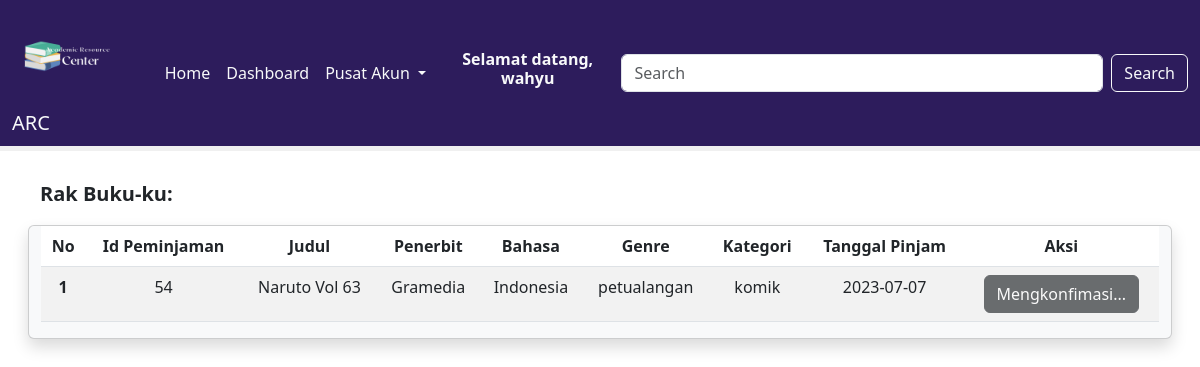
Screenshot of /proyek/rak.php (signed in) with the database file from the repository.
### tables this page shows
CREATE TABLE `buku` (
  `id_buku` int(11) NOT NULL,
  `judul` varchar(50) NOT NULL,
  `foto` text NOT NULL,
  `penerbit` varchar(50) NOT NULL,
  `bahasa` varchar(50) NOT NULL,
  `id_kategori` varchar(11) NOT NULL,
  `id_genre` varchar(11) NOT NULL,
  `deskripsi` text NOT NULL,
  `statuss` varchar(20) NOT NULL
);

CREATE TABLE `peminjaman` (
  `id_peminjaman` int(11) NOT NULL,
  `id_user` int(11) NOT NULL,
  `id_buku` int(11) NOT NULL,
  `judul` varchar(50) NOT NULL,
  `tgl_pinjam` varchar(50) NOT NULL,
  `user_pengembalian` varchar(50) NOT NULL,
  `admin_konfirmasi` varchar(50) NOT NULL
);

CREATE TABLE `genre` (
  `id_genre` varchar(11) NOT NULL,
  `genre` varchar(20) NOT NULL
);

CREATE TABLE `kategori` (
  `id_kategori` varchar(11) NOT NULL,
  `kategori` varchar(20) NOT NULL
);

### proyek/rak.php (the view, shortened to what this page needs)
<?php
include "koneksi.php";
$name = $_SESSION['username'];
$q = "SELECT * FROM users WHERE username = '$name';";
$sql = mysqli_query($connection, $q);
$r = mysqli_fetch_array($sql);
$user = $r['id_user'];
$search = isset($_GET['search']) ? $_GET['search'] : '';
$query = "SELECT * FROM buku
            INNER JOIN peminjaman ON buku.id_buku = peminjaman.id_buku
            INNER JOIN kategori ON buku.id_kategori = kategori.id_kategori
            INNER JOIN genre ON buku.id_genre = genre.id_genre
            WHERE peminjaman.id_user = $user
            AND (buku.judul LIKE '%$search%'
            OR buku.foto LIKE '%$search%'
            OR buku.penerbit LIKE '%$search%'
            OR buku.bahasa LIKE '%$search%'
            OR kategori.kategori LIKE '%$search%'
            OR genre.genre LIKE '%$search%') ORDER BY buku.judul;";
$result = mysqli_query($connection, $query);
?>
<!DOCTYPE html>
<html>
<head>
    <link rel="stylesheet" type="text/css" href="custom.css">
    <link href="https://cdn.jsdelivr.net/npm/bootstrap@5.3.0-alpha3/dist/css/bootstrap.min.css" rel="stylesheet"
>
</head>
<body>
    <nav class="navbar navbar-expand-lg">
        <div class="container-fluid">
            <div>
                <img src="logo.png" width="100" height="100">
                <a class="navbar-brand text-light" href="#">ARC</a>
            </div>
            <div class="collapse navbar-collapse" id="navbarSupportedContent">
                <ul class="navbar-nav me-auto mb-2 mb-lg-0">
                    <li class="nav-item">
                        <a class="nav-link active text-light" aria-current="page" href="index.php">Home</a>
                    </li>
                    <li class="nav-item">
                        <a class="nav-link active text-light" aria-current="page" href="user.php">Dashboard</a>
                    </li>
                    <li class="nav-item dropdown">
                        <a class="nav-link dropdown-toggle text-light" href="#" role="button" data-bs-toggle="dropdown"
                            aria-expanded="false">
                            Pusat Akun
                        </a>
                    </li>
                </ul>
            </div>
            <ul class="navbar-nav">
                <li class="nav-item">
                    <h5 class="nav-link text-center text-light"><strong>Selamat datang,
                            <?php echo $_SESSION['username']; ?>
                        </strong></h5>
                </li>
            </ul>
            <div class="collapse navbar-collapse d-flex justify-content-end" id="pencarian">
                <br>
                <form class="d-flex text-light" role="search" action="rak.php" method="GET">
                    <input class="form-control me-2" type="search" name="search" placeholder="Search"
                        aria-label="Search" size="50">
                    <button class="btn btn-outline-light" type="submit">Search</button>
                </form>
            </div>
        </div>
    </nav>
    <div id="progress-bar">
    </div>
    <div class="row my-4 mx-4 p-1">
        <div class="col-4">
            <p style="text-align: left; font-size:20px"><b>Rak Buku-ku:</b></p>
        </div>
        <div class="card bg-body-tertiary rounded shadow ms-auto">
            <table class="table table table-striped text-center">
                <thead>
                    <tr>
                        <th scope="col">No</th>
                        <th scope="col">Id Peminjaman</th>
                        <th scope="col">Judul</th>
                        <th scope="col">Penerbit</th>
                        <th scope="col">Bahasa</th>
                        <th scope="col">Genre</th>
                        <th scope="col">Kategori</th>
                        <th scope="col">Tanggal Pinjam</th>
                        <th scope="col">Aksi</th>
                    </tr>
                </thead>
                <tbody>
                    <?php
                    if (mysqli_num_rows($result) === 0) {
                        echo '<tr><td colspan="9">Tidak ada data</td></tr>';
                    } else {
                        $i = 1;
                        while ($row = mysqli_fetch_assoc($result)) {
                            $stat_btn = "";
                            $txt_btn = "Kembalikan";
                            if ($row['user_pengembalian'] == "True") {
                                $stat_btn = "disabled";
                                $txt_btn = "Mengkonfimasi...";
                            }
                            echo "<tr>";
                            echo "   <th scope=\"row\">" . $i . "</th>";
                            echo "   <td>" . $row['id_peminjaman'] . "</td>";
                            echo "   <td>" . $row['judul'] . "</td>";
                            echo "   <td>" . $row['penerbit'] . "</td>";
                            echo "   <td>" . $row['bahasa'] . "</td>";
                            echo "   <td>" . $row['genre'] . "</td>";
                            echo "   <td>" . $row['kategori'] . "</td>";
                            echo "   <td>" . $row['tgl_pinjam'] . "</td>";
                            echo '<td><a href="kembali.php?kembalikan=' . $row['id_buku'] . '" class="btn btn-dark ' . $stat_btn . '">' . $txt_btn . '</a></td>';
                            echo "</tr>";
                            $i++;
                        }
                    }
                    ?>
                </tbody>
            </table>
        </div>
    </div>
</body>
</html>

### proyek/custom.css (style rules this page uses)
.navbar { background-color: #2d1c5c; }
#progress-bar { width: 100%; height: 5px; background-color: #f0f0f0; }

### rows the page displays
buku: peminjaman.id_peminjaman "54", peminjaman.judul "Naruto Vol 63", penerbit "Gramedia", bahasa "Indonesia", id_genre.genre "petualangan", id_kategori.kategori "komik", peminjaman.tgl_pinjam "2023-07-07", peminjaman.user_pengembalian "Mengkonfimasi..."

### other values shown
$_SESSION['username'] "wahyu"
